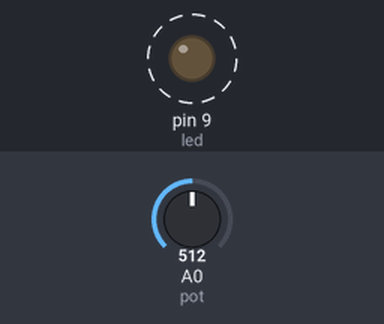
This sketch was run on a simulated Arduino Uno, built with avr-gcc and run on an emulated ATmega328P. Parts: output pins drawn as LEDs (lit = HIGH). Dashed ring = blinking. Inputs (shaded band) come from the test bench; at power-on: A0 (pot) = 512.

Above: at 1.2 s.
1.3 s: A0 (pot) set to 424
4.3 s: A0 (pot) set to 403
At 5.2 s:
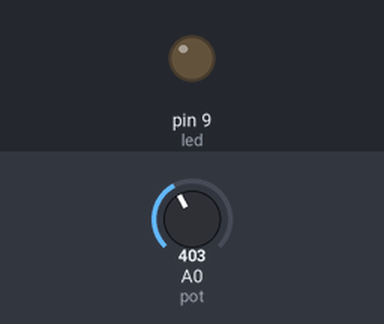
5.8 s: A0 (pot) set to 900
At 6.1 s:
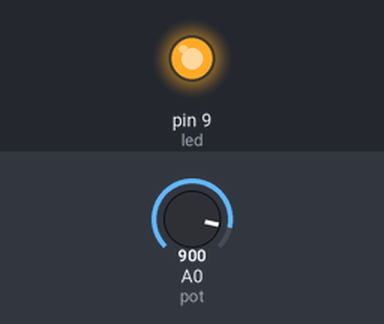
7.3 s: A0 (pot) set to 836
9.0 s: A0 (pot) set to 810
At 10.24 s:
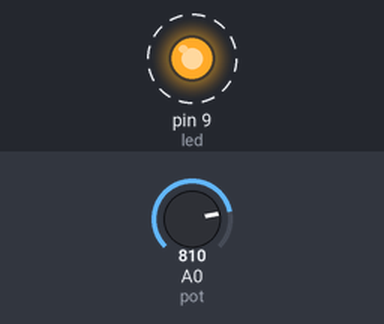
Timing chart, 0 to 13.0 s (numbered marks = the images above; inputs shaded):
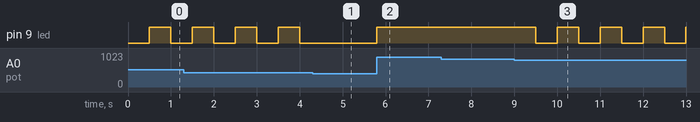

The sketch:

13.ino
```cpp
const int pot = A0;
const int led = 9;

unsigned long tempoAnterior = 0;
const unsigned long intervalo = 500;

bool estadoLed = false;

void setup() {
  pinMode(led, OUTPUT);
}

void loop() {
  int valor = analogRead(pot);
  float tensao = valor * (5.0 / 1023.0);

  unsigned long tempoAtual = millis();

  if (tensao <= 2.0) {
    digitalWrite(led, LOW);
  }
  else if (tensao < 4.0) {
    if (tempoAtual - tempoAnterior >= intervalo) {
      tempoAnterior = tempoAtual;
      estadoLed = !estadoLed;
      digitalWrite(led, estadoLed);
    }
  }
  else {
    digitalWrite(led, HIGH);
  }
}
```

Measured:
- the behaviour switches between 410 and 409 on A0 (pot) (found by bisection; images 0 and 1)
- the behaviour switches between 819 and 818 on A0 (pot) (found by bisection; images 2 and 3)
- after the input at 4.3 s, pin 9 (led): stays LOW (without the input it goes to HIGH after 0.20 s)
- after the input at 5.8 s, pin 9 (led): LOW → HIGH at once
- after the input at 7.3 s, every drawn part: stays the same
- after the input at 9.0 s, pin 9 (led): alternates HIGH for 0.50 s and LOW for 0.50 s, starting after 0.50 s
- by itself, pin 9 (led): alternates HIGH for 0.50 s and LOW for 0.50 s
